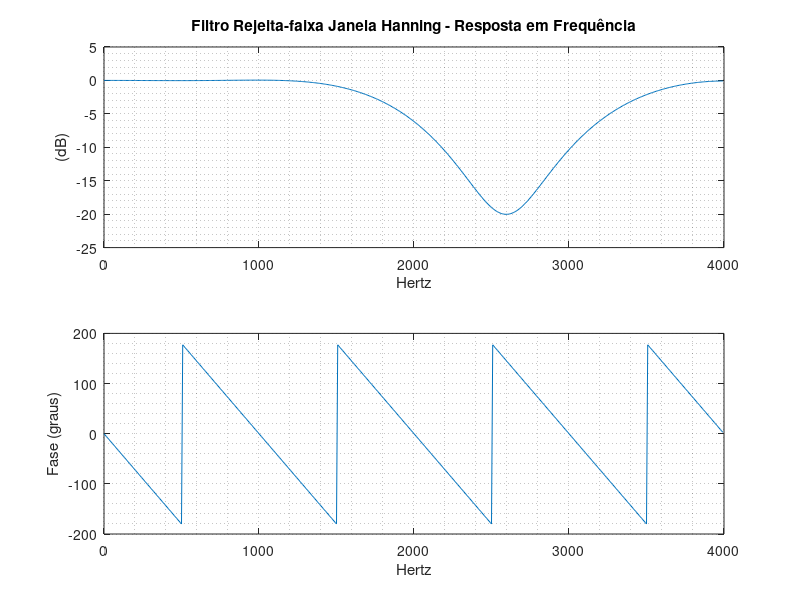
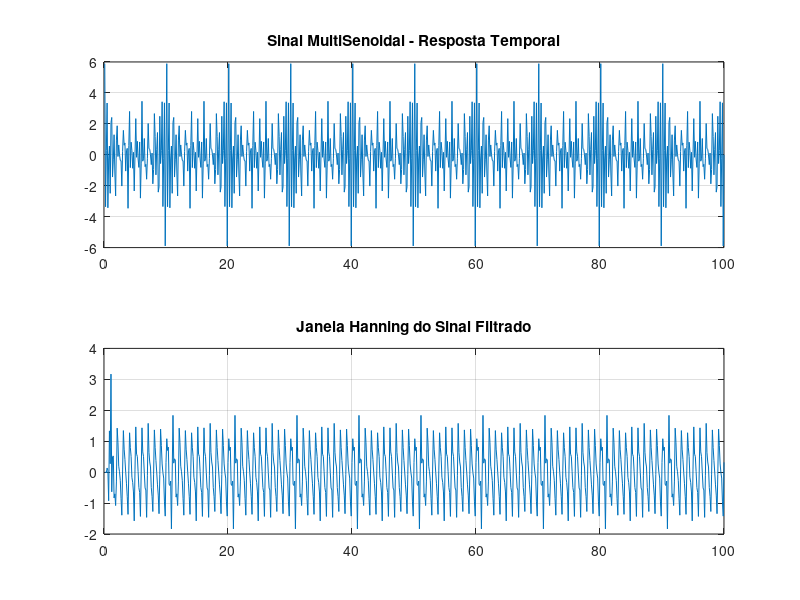
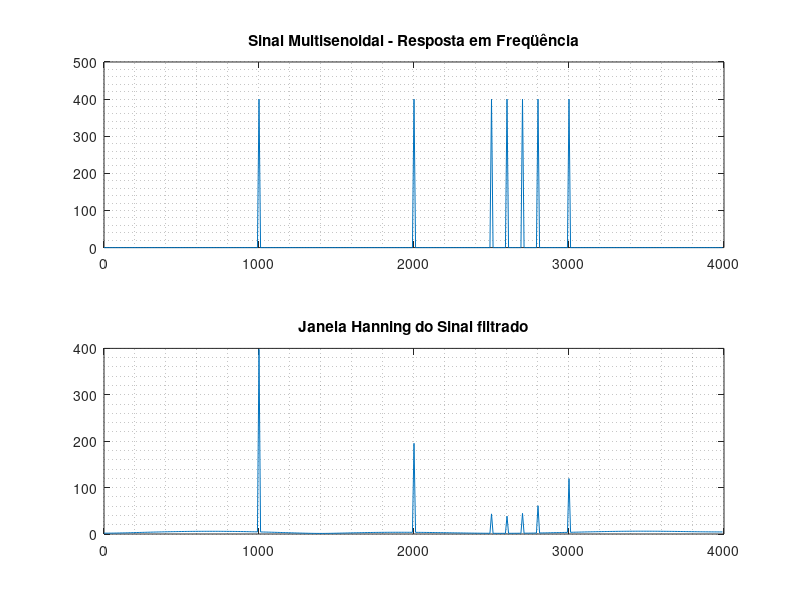

The MATLAB script that drew these images, in order:
close all;
clear all;
clc;
Wn = [0.5 0.8];       
N = 17;  %Se aumentar esse valor o filtro melhora consideravelmente         
Ws = 8000;

% Resposta janela hanning

%###########################IMPORTANTE##############################
%quando eu chegar do trabalho eu vejo como ficou o restante com vcs
%para modificar as janelas, basta mudar o parametro de hanning para
%rectwin, por exemplo
BM = fir1((N-1),Wn,'stop',hanning(N));
%Calculos para Resposta em Freqüência
%Hanning
[Hr,wr] = freqz(BM,1);
%Gráficos modulo/fase para janela hanning
figure(1);
subplot(2,1,1);
%Gráfico de modulo Db x Hz
plot(wr*Ws/(2*pi),20*log10(abs(Hr)));
grid minor;
title('Filtro Rejeita-faixa Janela Hanning - Resposta em Frequência');
xlabel('Hertz');
ylabel('(dB)'); 
%Gráfico de fase graus x Hz
subplot(2,1,2);
plot(wr*Ws/(2*pi),angle(Hr)*180/pi);grid minor;
xlabel('Hertz'); 
ylabel('Fase (graus)'); 

%Teste do Filtro
%Frequências para as senóides
freq1=1000;
freq2=2000;
freq3=2500;
freq4=2600;
freq5=2700;
freq6=2800;
freq7=3000;
 
%Base de tempo para os sinais senoidais
t = (1:800)/Ws;  

%Sinais Senoidais Individuais
sin1 = sin(2*pi*freq1*t);
sin2 = sin(2*pi*freq2*t);
sin3 = sin(2*pi*freq3*t);
sin4 = sin(2*pi*freq4*t);
sin5 = sin(2*pi*freq5*t);
sin6 = sin(2*pi*freq6*t);
sin7 = sin(2*pi*freq7*t);
 
%Geração dos Sinal Multisenoidal através da soma das várias senóides
MultiSenoidal=sin1+sin2+sin3+sin4+sin5+sin6+sin7;

% Filtragem dos sinais

% MultiSenoidal Filtrado: janela hanning
MFBM = filter(BM,1,MultiSenoidal); 

% Resposta Temporal
t=((1:800)/Ws)*1000;
figure(2);
%antes da filtragem
subplot(2,1,1);
plot(t,MultiSenoidal);
grid on;
title('Sinal MultiSenoidal - Resposta Temporal');
%depois da filtragem
subplot(2,1,2);
plot(t,MFBM); grid on;
title('Janela Hanning do Sinal Filtrado');
 
 
%Resposta em Freqüência
%Módulo da transformada de Fourier para sinais
MTFSM = abs(fft(MultiSenoidal)); %Original
MTFSMFR = abs(fft(MFBM)); %Janela Hanning          
f = Ws*(0:399)/800; 
figure(3);
subplot(2,1,1);
plot(f,MTFSM(1:400)); 
grid minor;
title('Sinal Multisenoidal - Resposta em Freqüência');
%depois da filtragem, verifiquem que na faixa de frequencia entre 2kHz e
%3kHz o sinal é atenuado
subplot(2,1,2);
plot(f,MTFSMFR(1:400)); 
grid minor;
title('Janela Hanning do Sinal filtrado');